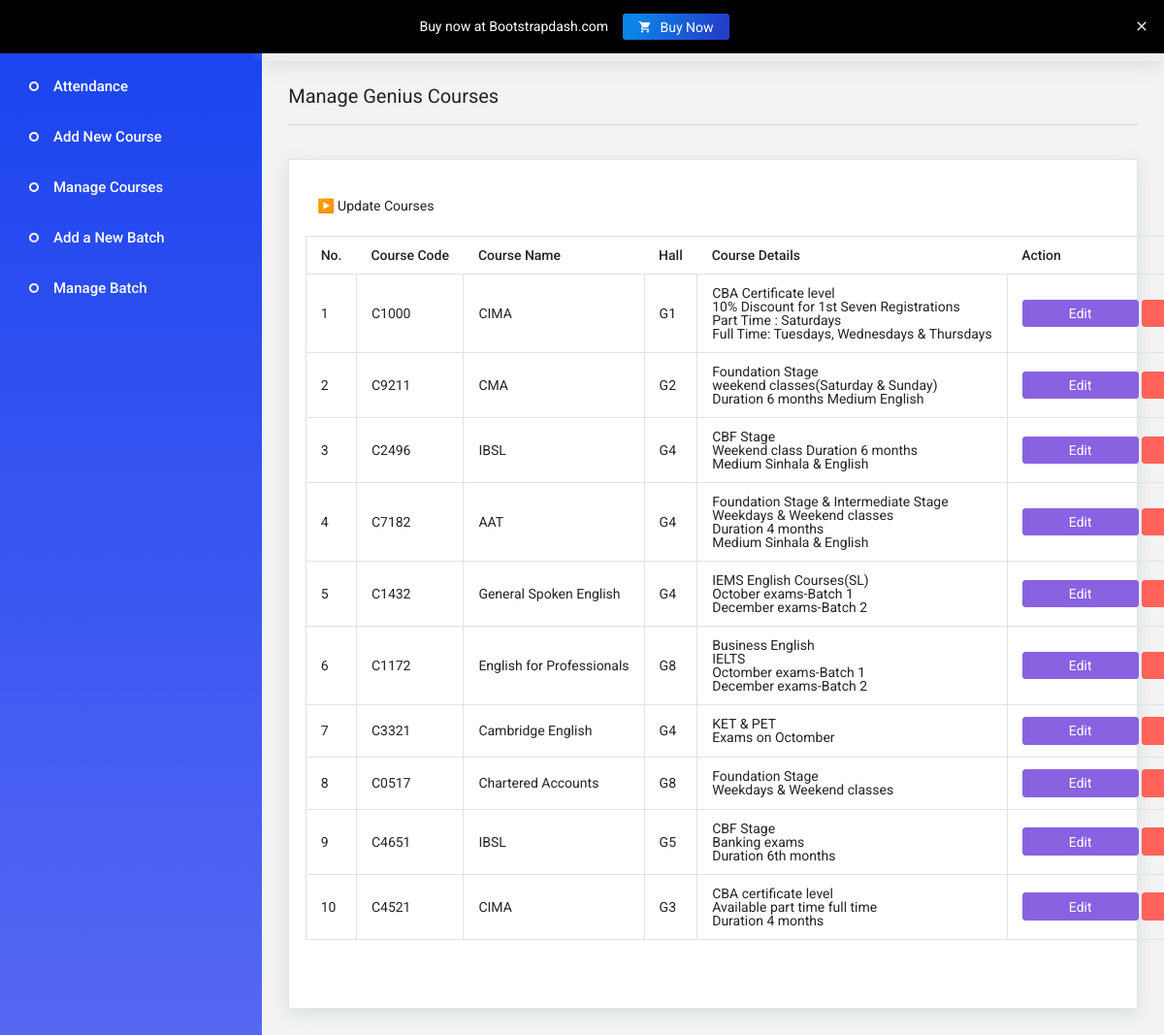
The page /manage_course.php on the database its author committed.
### tables this page shows
CREATE TABLE `courses` (
  `course_id` int(100) NOT NULL AUTO_INCREMENT,
  `course_name` varchar(255) NOT NULL,
  `course_code` varchar(100) NOT NULL,
  `course_hall` varchar(100) NOT NULL,
  `course_details` varchar(255) NOT NULL DEFAULT 'No Details',
  `course_image` varchar(100) NOT NULL DEFAULT 'course.jpg',
  PRIMARY KEY (`course_id`)
);

### manage_course.php (the view, shortened to what this page needs)
<?php include 'includes/header.php';?>
        <div class="main-panel">
          <div class="content-wrapper">
            <div class="row page-title-header">
              <div class="col-12">
                <div class="page-header">
                  <h4 class="page-title">Manage Genius Courses</h4>
                </div>
              </div>
            </div>
            <div class="row">
              <div class="col-md-12 grid-margin">
                <div class="card">
                  <div class="card-body">
                      <form action="" method="post">
                 <div class="row">
                        <div class="col-md-10">
                          <div class="form-group row">
                    <label class="col-sm-8 col-form-label">▶️  Update Courses</label>
                        <br><br>
                          <table class="table table-bordered">
                      <thead>
                                    <tr>
                                        <th>No.</th>
                                        <th >Course Code</th>
                                        <th >Course Name</th>
                                        <th >Hall</th>
                                        <th >Course Details</th>
                                        <th>Action</th>
                                    </tr>
                                </thead>
                                <tbody id="myTable">
 <?php
                $query="select * from courses";
                $count=1;
                $run_query=mysqli_query($con,$query);
                while ($row = mysqli_fetch_assoc($run_query)) {
                            $coCode=$row['course_code'];
                            $coName=$row['course_name'];
                            $coHall=$row['course_hall'];
                            $coDetails=$row['course_details'];
                                ?>
                                   <tr>
                                    <form action="" method="post">
									<td ><?php echo $count;?></td>
									<td><?php echo $coCode;?></td>
									<td><?php echo $coName;?></td>
                                    <td><?php echo $coHall;?></td>
                                    <td><?php echo $coDetails;?></td>
									<td >
									     <a href="course_update.php?CoCode=<?php echo $coCode;?>"><button type="button" class="btn btn-info btn-fw">Edit</button></a>
									    <input type="submit" name="del_course" class="btn btn-danger btn-fw" value="Delete"></td>
                                    </form>
								</tr>
 <?php $count++; }?>
                                </tbody>
                            </table>
<br>
              </div>
            </div>
            </div>
        </div>
      </div>
    </div>
                            </div></div></div>
                  </div>
                </div>
<?php include 'includes/footer.php';?>

### rows shown on the page
courses: course_code "C1000", course_name "CIMA", course_hall "G1", course_details "CBA Certificate level 10% Discount for 1st Seven Registrations Part Time : Saturdays Full Time: Tuesdays, Wednesdays & Thursdays"
courses: course_code "C9211", course_name "CMA", course_hall "G2", course_details "Foundation Stage weekend classes(Saturday & Sunday) Duration 6 months Medium English"
courses: course_code "C2496", course_name "IBSL", course_hall "G4", course_details "CBF Stage Weekend class Duration 6 months Medium Sinhala & English"
courses: course_code "C7182", course_name "AAT", course_hall "G4", course_details "Foundation Stage & Intermediate Stage Weekdays & Weekend classes Duration 4 months Medium Sinhala & English"
courses: course_code "C1432", course_name "General Spoken English", course_hall "G4", course_details "IEMS English Courses(SL) October exams-Batch 1 December exams-Batch 2"
courses: course_code "C1172", course_name "English for Professionals", course_hall "G8", course_details "Business English IELTS Octomber exams-Batch 1 December exams-Batch 2"
courses: course_code "C3321", course_name "Cambridge English", course_hall "G4", course_details "KET & PET Exams on Octomber"
courses: course_code "C0517", course_name "Chartered Accounts", course_hall "G8", course_details "Foundation Stage Weekdays & Weekend classes"
courses: course_code "C4651", course_name "IBSL", course_hall "G5", course_details "CBF Stage Banking exams Duration 6th months"
courses: course_code "C4521", course_name "CIMA", course_hall "G3", course_details "CBA certificate level Available part time full time Duration 4 months"
